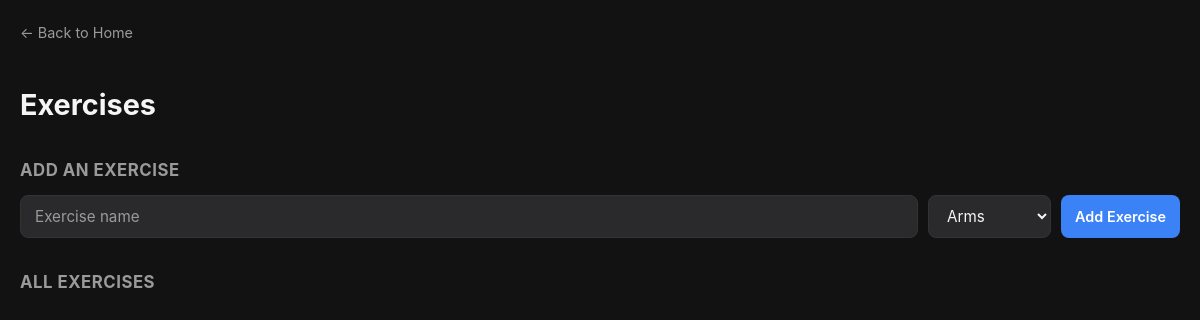
The app's page /exercises, older data.
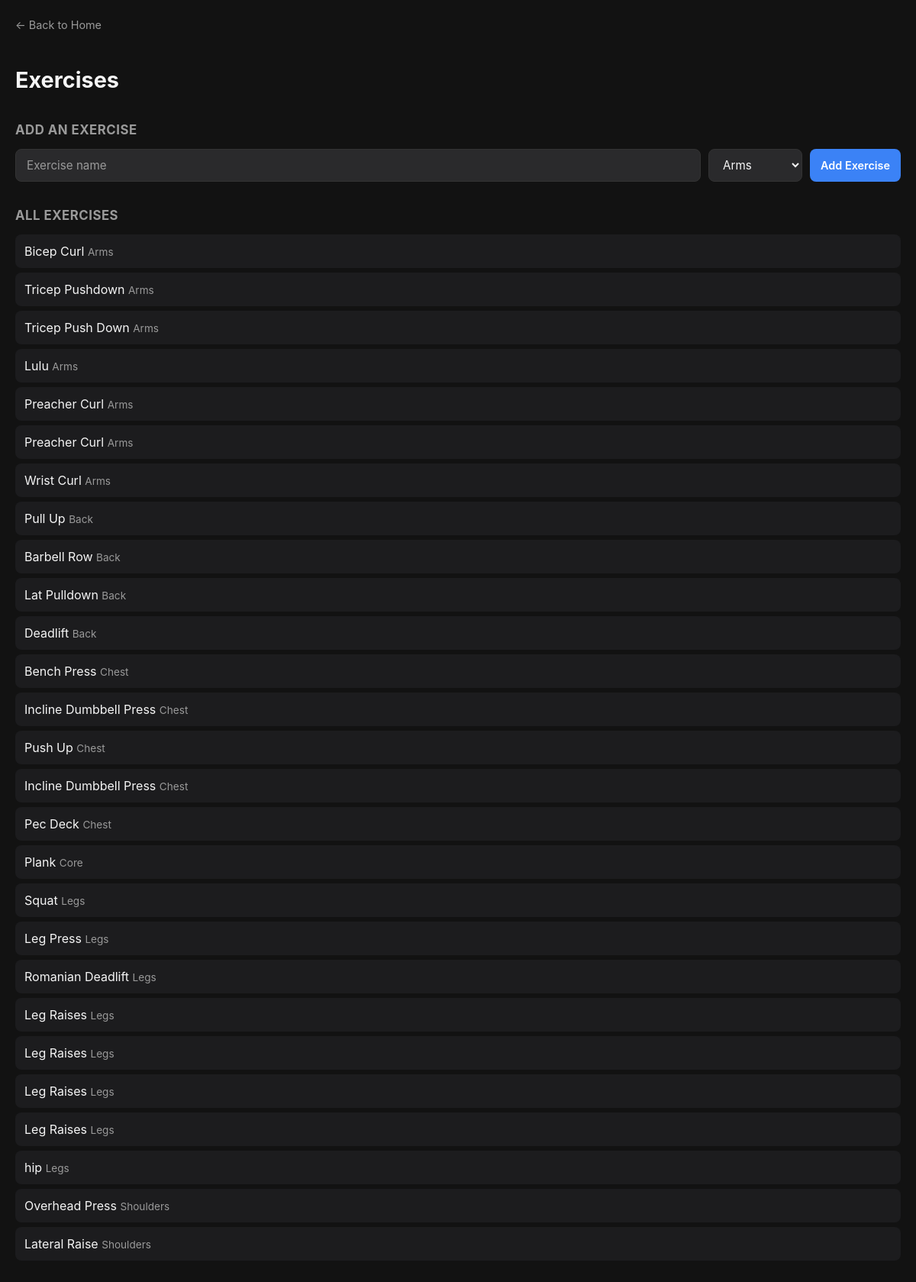
The same page, newer data.
### tables this page shows
CREATE TABLE exercises (
            id INTEGER PRIMARY KEY AUTOINCREMENT,
            name TEXT NOT NULL,
            muscle_group TEXT NOT NULL
        );

### app.py (the view)
@app.route("/exercises")
def exercises():
    conn = get_db()
    cursor = conn.cursor()
    cursor.execute("SELECT * FROM exercises ORDER BY muscle_group")
    exercises = cursor.fetchall()
    conn.close()
    return render_template("exercises.html", exercises=exercises)

### app.py (called while the page is built)
def get_db():
    conn = sqlite3.connect(DB_PATH)
    conn.row_factory = sqlite3.Row
    return conn

### templates/exercises.html (shortened to what this page needs)
<!DOCTYPE html>
<html lang="en">
<head>
    <link rel="stylesheet" href="{{ url_for('static', filename='style.css') }}">
</head>
<body>
    <a class="back-link" href="/">← Back to Home</a>
    <h1>Exercises</h1>
    <h2>Add an Exercise</h2>
    <form action="/add-exercise" method="POST" class="form-row">
        <input type="text" name="name" class="text-input" placeholder="Exercise name" required>
        <select name="muscle_group" class="select-input">
            <option value="Arms">Arms</option>
        </select>
        <button type="submit" class="btn btn-primary">Add Exercise</button>
    </form>
    <h2>All Exercises</h2>
    <ul class="simple-list">
        {% for exercise in exercises %}
            <li>{{ exercise.name }} <span class="exercise-meta">{{ exercise.muscle_group }}</span></li>
        {% endfor %}
    </ul>
</body>
</html>

Row changes from the older to the newer data that the page shows:
added exercises: name "Bicep Curl", muscle_group "Arms"
added exercises: name "Tricep Pushdown", muscle_group "Arms"
added exercises: name "Tricep Push Down", muscle_group "Arms"
added exercises: name "Lulu", muscle_group "Arms"
added exercises: name "Preacher Curl", muscle_group "Arms"
added exercises: name "Preacher Curl", muscle_group "Arms"
added exercises: name "Wrist Curl", muscle_group "Arms"
added exercises: name "Pull Up", muscle_group "Back"
added exercises: name "Barbell Row", muscle_group "Back"
added exercises: name "Lat Pulldown", muscle_group "Back"
added exercises: name "Deadlift", muscle_group "Back"
added exercises: name "Bench Press", muscle_group "Chest"
added exercises: name "Incline Dumbbell Press", muscle_group "Chest"
added exercises: name "Push Up", muscle_group "Chest"
added exercises: name "Incline Dumbbell Press", muscle_group "Chest"
added exercises: name "Pec Deck", muscle_group "Chest"
added exercises: name "Plank", muscle_group "Core"
added exercises: name "Squat", muscle_group "Legs"
added exercises: name "Leg Press", muscle_group "Legs"
added exercises: name "Romanian Deadlift", muscle_group "Legs"
added exercises: name "Leg Raises", muscle_group "Legs"
added exercises: name "Leg Raises", muscle_group "Legs"
added exercises: name "Leg Raises", muscle_group "Legs"
added exercises: name "Leg Raises", muscle_group "Legs"
added exercises: name "hip", muscle_group "Legs"
added exercises: name "Overhead Press", muscle_group "Shoulders"
added exercises: name "Lateral Raise", muscle_group "Shoulders"
